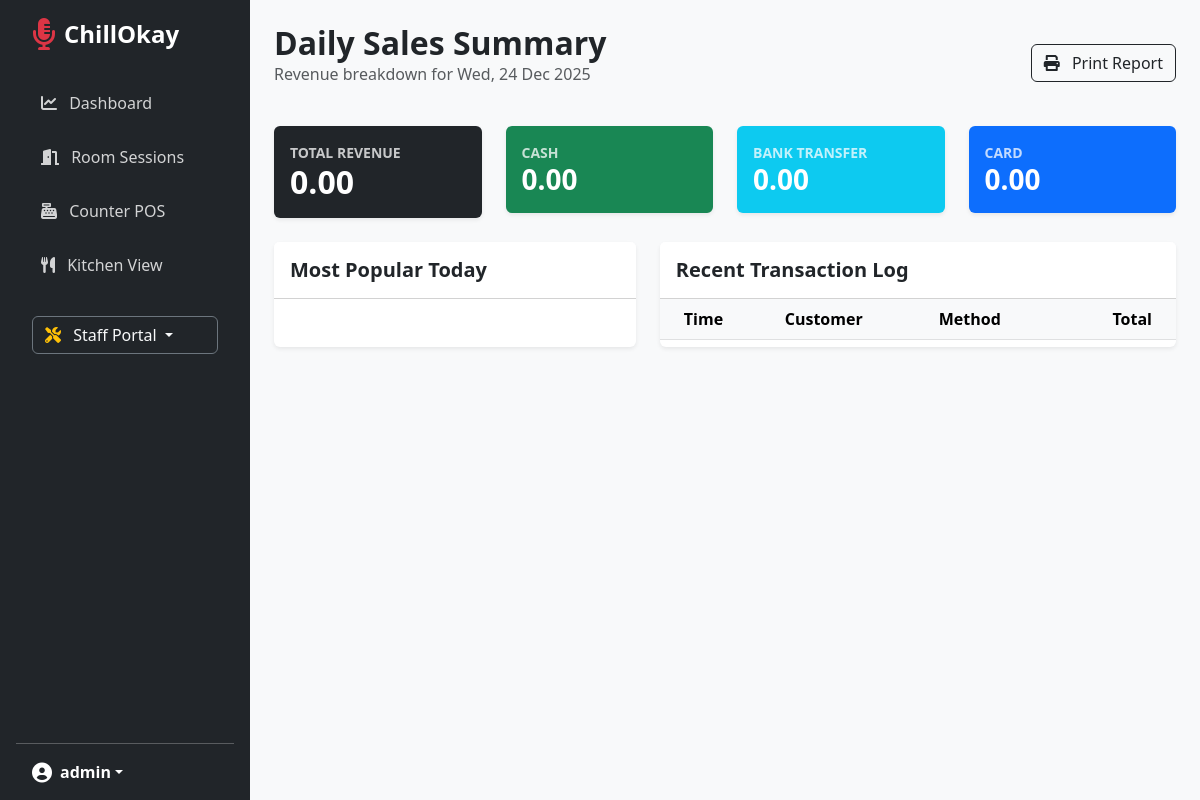
Before: /karaoke/summary/ (signed in) with the older database file.
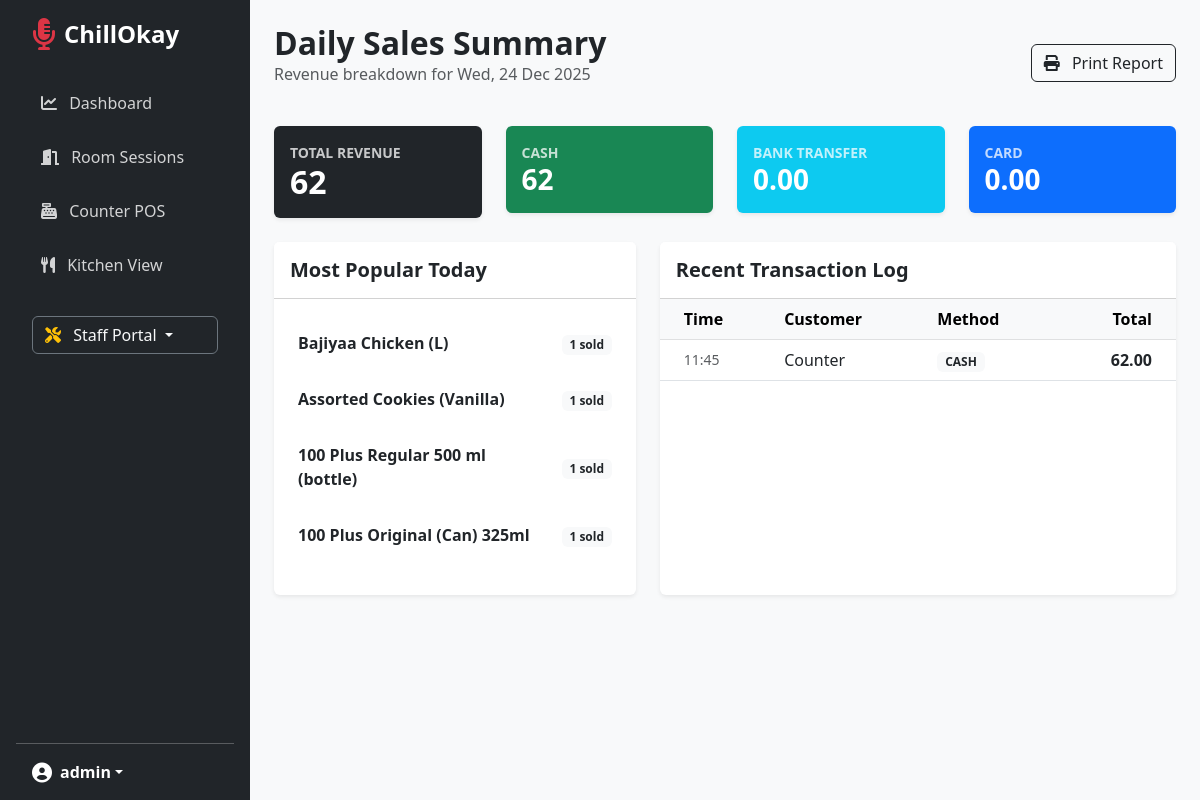
After: the same page with the newer database file.
### core/models.py (models this page shows, shortened)
class Product(models.Model):
    outlet = models.ForeignKey(Outlet, on_delete=models.CASCADE, related_name='products', null=True)
    name = models.CharField(max_length=200)
    sku = models.CharField(max_length=50, null=True, blank=True)
    category = models.CharField(max_length=100, blank=True, null=True)
    cost_price = models.DecimalField(max_digits=10, decimal_places=2, default=0.00)
    selling_price = models.DecimalField(max_digits=10, decimal_places=2)
    current_stock_level = models.IntegerField(default=0)
    is_favorite = models.BooleanField(default=False)
    image = models.ImageField(upload_to='products/', blank=True, null=True)

class SaleTransaction(models.Model):
    outlet = models.ForeignKey(Outlet, on_delete=models.CASCADE, related_name='sales', null=True)
    customer = models.ForeignKey(Customer, on_delete=models.SET_NULL, null=True, blank=True)
    date = models.DateTimeField(auto_now_add=True)
    total_amount = models.DecimalField(max_digits=10, decimal_places=2)
    payment_method = models.CharField(max_length=50, default='Cash')
    customer_name = models.CharField(max_length=100, blank=True, null=True)
    status = models.CharField(max_length=20, default='Completed')

### karaoke/views.py (the view)
# urls.py: path('summary/', views.daily_summary, name='daily_summary'),
@login_required
def daily_summary(request):
    outlet = get_user_outlet(request.user)
    today = timezone.now().date()
    sales_today = SaleTransaction.objects.filter(outlet=outlet, date__date=today)
    total_revenue = sales_today.aggregate(Sum('total_amount'))['total_amount__sum'] or 0
    cash_total = sales_today.filter(payment_method='Cash').aggregate(Sum('total_amount'))['total_amount__sum'] or 0
    card_total = sales_today.filter(payment_method='Card').aggregate(Sum('total_amount'))['total_amount__sum'] or 0
    transfer_total = sales_today.filter(payment_method='Transfer').aggregate(Sum('total_amount'))['total_amount__sum'] or 0
    best_sellers = SaleItem.objects.filter(sale__date__date=today).values('product__name').annotate(total_qty=Sum('quantity')).order_by('-total_qty')[:10]
    return render(request, 'karaoke/summary.html', {
        'today': today,
        'total_revenue': total_revenue,
        'cash_total': cash_total,
        'card_total': card_total,
        'transfer_total': transfer_total,
        'best_sellers': best_sellers,
        'recent_sales': sales_today.order_by('-date')[:20]
    })

### karaoke/views.py (called while the page is built)
def get_user_outlet(user):
    try:
        return user.employee.outlet
    except:
        return Outlet.objects.first()

### karaoke/templates/karaoke/summary.html (shortened to what the changed rows need)
{% extends 'base.html' %}
{% block content %}
<div class="container-fluid p-4">
    <div class="d-flex justify-content-between align-items-center mb-4">
        <div>
            <h2 class="fw-bold mb-0">Daily Sales Summary</h2>
        </div>
    </div>
    <div class="row g-4 mb-4">
        <div class="col-md-3">
            <div class="card border-0 shadow-sm bg-dark text-white p-3">
                <small class="text-uppercase opacity-75 fw-bold">Total Revenue</small>
                <h2 class="fw-bold mb-0">{{ currency }} {{ total_revenue|default:"0.00" }}</h2>
            </div>
        </div>
        <div class="col-md-3">
            <div class="card border-0 shadow-sm bg-success text-white p-3">
                <small class="text-uppercase opacity-75 fw-bold">Cash</small>
                <h3 class="fw-bold mb-0">{{ currency }} {{ cash_total|default:"0.00" }}</h3>
            </div>
        </div>
    </div>
    <div class="row">
        <div class="col-md-5">
            <div class="card shadow-sm border-0 h-100">
                <div class="card-body">
                    <table class="table table-borderless align-middle">
                        <tbody>
                            {% for item in best_sellers %}
                            <tr>
                                <td class="py-3 fw-semibold">{{ item.product__name }}</td>
                                <td class="text-end"><span class="badge bg-light text-dark">{{ item.total_qty }} sold</span></td>
                            </tr>
                            {% endfor %}
                        </tbody>
                    </table>
                </div>
            </div>
        </div>
        <div class="col-md-7">
            <div class="card shadow-sm border-0 h-100">
                <div class="card-body p-0">
                    <div class="table-responsive">
                        <table class="table table-hover align-middle mb-0">
                            <thead>
                                <tr class="table-light">
                                    <th class="ps-4">Time</th>
                                    <th>Customer</th>
                                    <th>Method</th>
                                    <th class="text-end pe-4">Total</th>
                                </tr>
                            </thead>
                            <tbody>
                                {% for sale in recent_sales %}
                                <tr>
                                    <td class="ps-4 small text-muted">{{ sale.date|time:"H:i" }}</td>
                                    <td>{{ sale.customer_name }}</td>
                                    <td><span class="badge bg-light text-dark text-uppercase">{{ sale.payment_method }}</span></td>
                                    <td class="text-end pe-4 fw-bold">{{ currency }} {{ sale.total_amount }}</td>
                                </tr>
                                {% endfor %}
                            </tbody>
                        </table>
                    </div>
                </div>
            </div>
        </div>
    </div>
</div>
{% endblock %}

Changed rows visible on the page:
now on this page (row edited): Product: product__name "Bajiyaa Chicken (L)", total_qty "1"
now on this page (row edited): Product: product__name "Assorted Cookies (Vanilla)", total_qty "1"
now on this page (row edited): Product: product__name "100 Plus Regular 500 ml (bottle)", total_qty "1"
now on this page (row edited): Product: product__name "100 Plus Original (Can) 325ml", total_qty "1"
added SaleTransaction: date "11:45", customer_name "Counter", payment_method "CASH", total_amount "62.00"
Other visible differences:
{{ total_revenue|default:"0.00" }}: "0.00" → "62"
{{ cash_total|default:"0.00" }}: "0.00" → "62"
